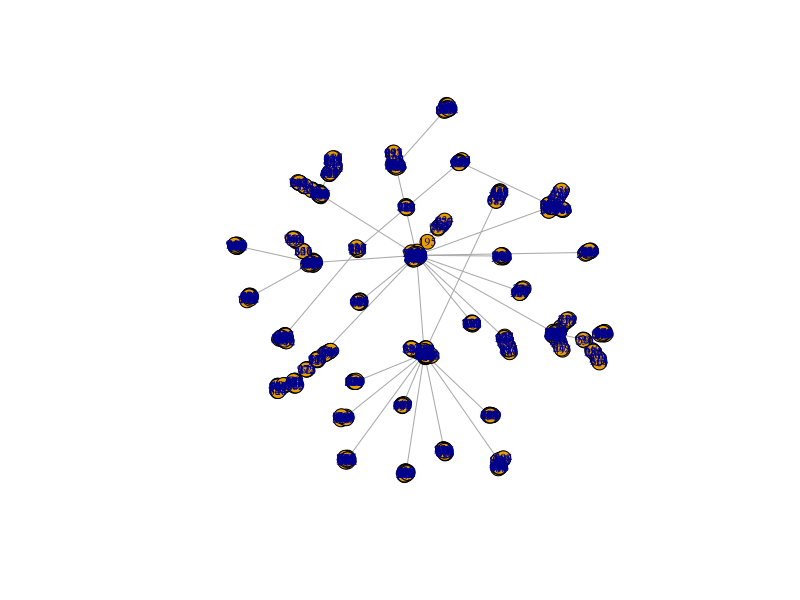

Here is the R script that generated this plot:
library ("igraph")

nodesNum = 1000
g = sample_pa_age(nodesNum, pa.exp=1, aging.exp=0, 
                  aging.bin=1000, directed = FALSE)
plot(g, vertex.size=8, vertex.label.cex=0.7)

fg = fastgreedy.community(g)
cmsize = sizes(fg)
